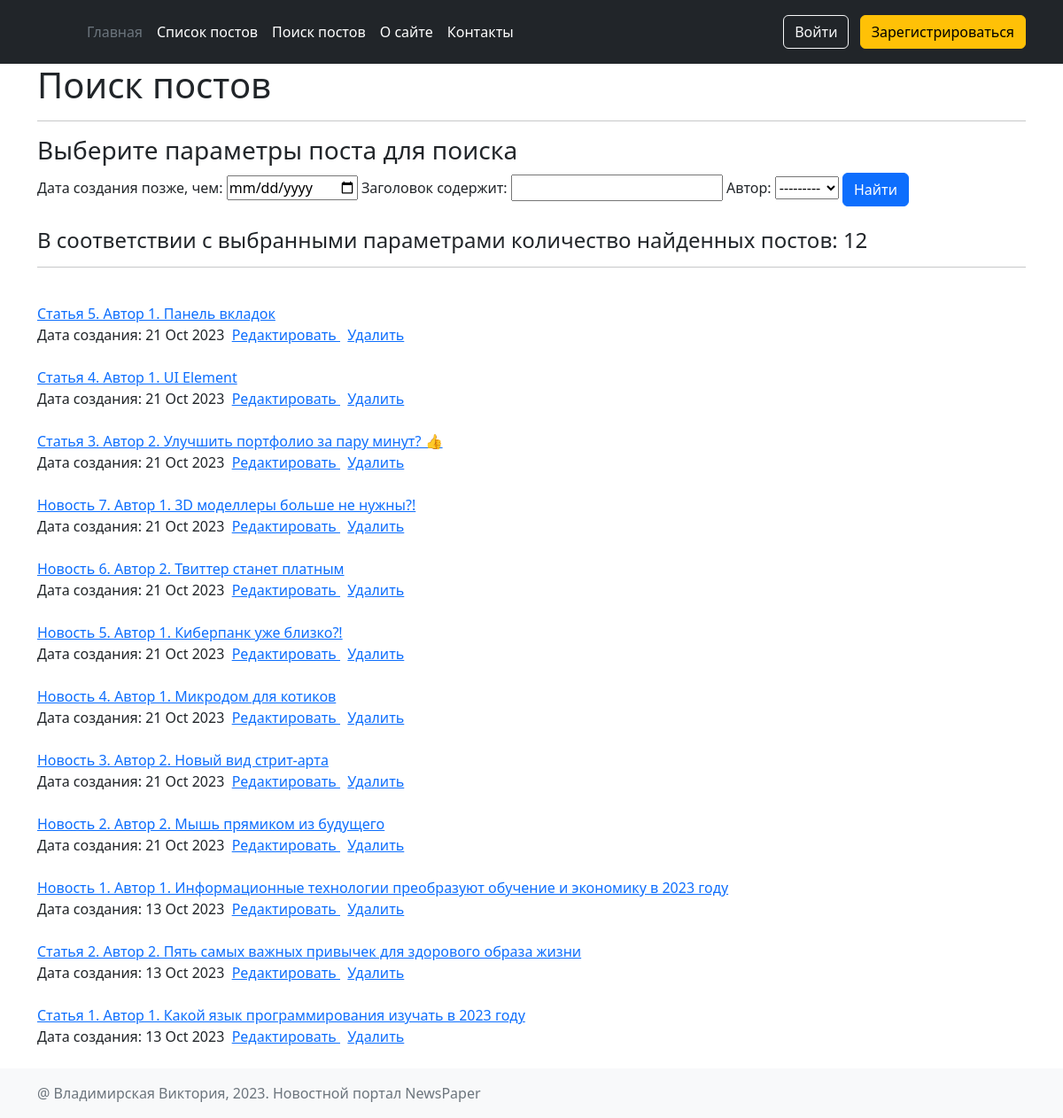
The app's page /news/search/ with its own data.
### news/models.py (models this page shows, shortened)
class Post(models.Model):
    article = 'A'
    news = 'N'
    POST_TYPE = [
        (article, "Статья"),
        (news, "Новость")
    ]
    postAuthor = models.ForeignKey(Author, on_delete=models.CASCADE)
    post_type = models.CharField(max_length=1, choices=POST_TYPE, default=article)
    postCreated = models.DateTimeField(auto_now_add=True)
    postCats = models.ManyToManyField(Category, through='PostCategory')
    postTitle = models.CharField(max_length=128)
    postText = models.TextField()
    postRating = models.SmallIntegerField(default=0)

### news/views.py (the view)
# urls.py: path('search/', PostSearchView.as_view(), name='post_search'), # Ссылка на страницу поиска объектов (постов)
class PostSearchView(FilterView):
    model = Post
    context_object_name = 'posts'
    template_name = 'news/post_search.html'
    queryset = Post.objects.all().order_by('-postCreated')
    filterset_class = PostFilter

### news/models.py (called while the page is built)
    def __str__(self):
            return self.authorUser.username

### news/templatetags/custom_filters.py (called while the page is built)
@register.filter(name='Censor')
def censor(value):
    badWords = value.split()
    STOP_LIST = [
        'более',
        'нежелательно',
        'заменяемоеслово',
        'мат'
    ]
    for word in badWords:
        if word in STOP_LIST:
            value = value.replace(word,'*' * len(word))
    return value

### news/templates/news/post_search.html (shortened to what this page needs)
{% extends 'layout/default.html' %}
{% load custom_filters %}
{% block content %}
<h1>Поиск постов</h1>
<hr>
<h3>Выберите параметры поста для поиска</h3>
<form method="GET">
   {{ filter.form }}
   <input class="btn btn-primary" type="submit" value="Найти">
</form>
<h4>В соответствии с выбранными параметрами количество найденных постов: {{ posts|length }}</h4>
<hr>
    {% for post in filter.qs %}
        <a href="{% url 'news:post_detail' post.id %}">
             {{ post.postTitle|Censor }}
        </a>
        Дата создания: {{ post.postCreated|date:'d M Y' }}&nbsp;
        <a href="{% url 'news:post_create' post.id %}" target="_blank">
            Редактировать
        </a>
        <a href="{% url 'news:post_delete' post.id %}" target="_blank">
            Удалить
        </a>
    {% endfor %}
{% endblock content %}

### records on screen
Post: postTitle|Censor "Статья 5. Автор 1. Панель вкладок", postCreated "21 Oct 2023"
Post: postTitle|Censor "Статья 4. Автор 1. UI Element", postCreated "21 Oct 2023"
Post: postTitle|Censor "Статья 3. Автор 2. Улучшить портфолио за пару минут? 👍", postCreated "21 Oct 2023"
Post: postTitle|Censor "Новость 7. Автор 1. 3D моделлеры больше не нужны?!", postCreated "21 Oct 2023"
Post: postTitle|Censor "Новость 6. Автор 2. Твиттер станет платным", postCreated "21 Oct 2023"
Post: postTitle|Censor "Новость 5. Автор 1. Киберпанк уже близко?!", postCreated "21 Oct 2023"
Post: postTitle|Censor "Новость 4. Автор 1. Микродом для котиков", postCreated "21 Oct 2023"
Post: postTitle|Censor "Новость 3. Автор 2. Новый вид стрит-арта", postCreated "21 Oct 2023"
Post: postTitle|Censor "Новость 2. Автор 2. Мышь прямиком из будущего", postCreated "21 Oct 2023"
Post: postTitle|Censor "Новость 1. Автор 1. Информационные технологии преобразуют обучение и экономику в 2023 году", postCreated "13 Oct 2023"
Post: postTitle|Censor "Статья 2. Автор 2. Пять самых важных привычек для здорового образа жизни", postCreated "13 Oct 2023"
Post: postTitle|Censor "Статья 1. Автор 1. Какой язык программирования изучать в 2023 году", postCreated "13 Oct 2023"

### other values on screen
{{ posts|length }} "12"
